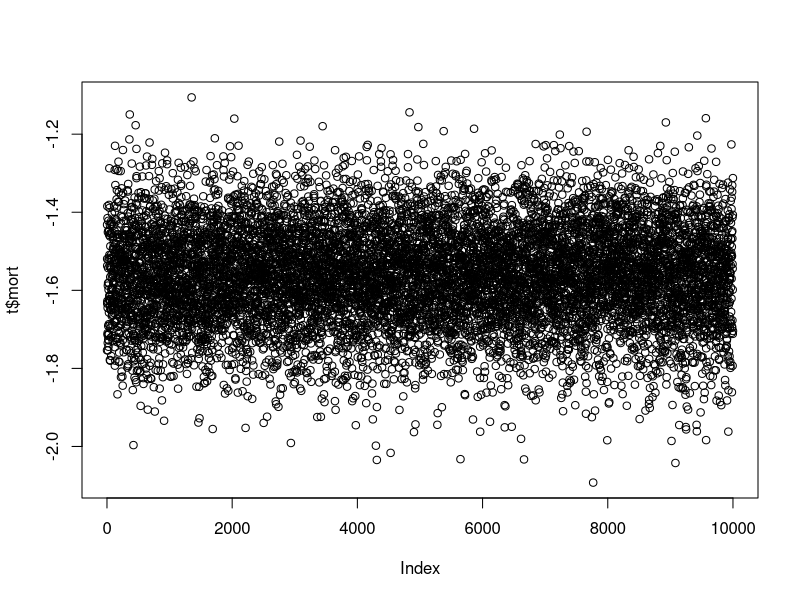
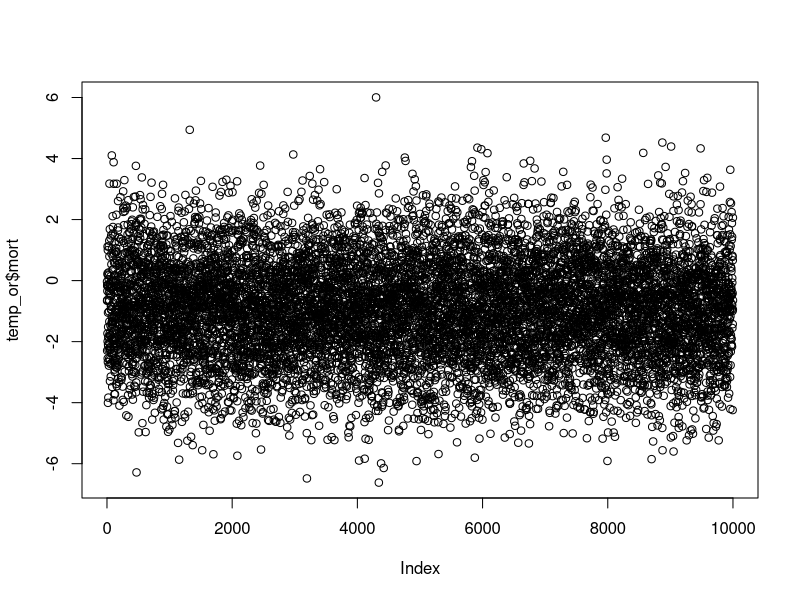

Write R code to recreate these figures, in order.
#User input
library(tidyverse)
library(readxl)
or_raw <- read_excel("./02_data/pda.xlsx", na = "NA", sheet = 1)
ranks <- read_excel("./02_data/pda.xlsx", sheet = 3)

#----------------------------------------------------------------------------- -
#----------------------------------------------------------------------------- -
# Missing Data
#----------------------------------------------------------------------------- -
#----------------------------------------------------------------------------- -
                                                             
# lor---------------------------------------------------------------------------                                                                  

# For missing outcomes (2 on BPD and 1 on repeat Rx) we assume the missing 
# value is equal to the median treatment
#    - Known drawbacks: Should be MI or multivariate but that's too much work
# For outcomes where published paper had OR of 0, we take log of 0.000001
# 
# Oliguria odds ratios are too crazy to bother including
pda_or = or_raw %>% group_by(outcome) %>% 
  
  #Impute missing
  mutate_at(vars(median:upper), 
            funs(ifelse(is.na(.), 
                        median(., na.rm = TRUE), .))) %>% 
  ungroup() %>% 
  
  #Convert ORs to log odds
  #Assume zeroes actually had estimates that were just small
  mutate_at(vars(median:upper),
            funs(ifelse(. == 0, log(0.000001), log(.)))) %>%
  mutate(se = (upper - lower) / 3.92)  %>%
  
  #Drop oligo
  filter(outcome != "oliguria")
  



#----------------------------------------------------------------------------- -
#----------------------------------------------------------------------------- -
# Baseline rates
#----------------------------------------------------------------------------- -
#----------------------------------------------------------------------------- -

p_samp <- function(event, n, iter = 10000){
  a <- event
  b <- n - event
  rbeta(iter, a, b)
}
# Placebo (for all but oliguria)
base <- NULL
base[["closure"]] <- p_samp(227, 597)
base[["rpt"]] <- p_samp(69, 121) 
base[["lig"]] <- p_samp(60, 321)
base[["mort"]] <- p_samp(79, 454)
base[["nec"]] <- p_samp(24, 367)
base[["bpd"]] <- p_samp(147, 333)
base[["ivh"]] <- p_samp(70, 211)


#----------------------------------------------------------------------------- -
#----------------------------------------------------------------------------- -
# Log odds
#----------------------------------------------------------------------------- -
#----------------------------------------------------------------------------- -
lor_samp <- function(iter = 10000,data = pda_or, out_name){
df <- tibble(closure = rep(NA, iter),
             rpt = NA,
             lig = NA,
             mort = NA,
             nec = NA,
             bpd = NA,
             ivh = NA)
temp <- data %>% select(basic_param, outcome, median, se) %>%
  filter(basic_param == out_name)

for(i in seq_along(df)){
  point <- temp[i,3][[1]]
  se <- temp[i,4][[1]]
  var <- se^2
  
  # Parameterize to make sure you get correct mean OR as per Briggs Decision
  # Modeling PSA chapter p.107
  df[[i]] <- rnorm(iter, point - var/2, se)
  
  
}
df
}

trts <- unique(pda_or$basic_param)
ors <- NULL

for(i in seq_along(trts)){
  ors[[trts[[i]]]] <- lor_samp(out_name = trts[[i]])
}

#Confirm everything worked, take the exp of every row and then the mean, compare
#against data sheet
map(ors, exp) %>% map(., colMeans)


#----------------------------------------------------------------------------- -
#----------------------------------------------------------------------------- -
# Baseline to absolute rate conversion
#----------------------------------------------------------------------------- -
#----------------------------------------------------------------------------- -

#Bind simulated base rates together
#
p_base <- do.call(cbind, base)
#Convert to log odds

log_p_base <- log(p_base/(1-p_base))

#For each outcome, convert each row to a sampled probability
abs <- ors
trts <- unique(pda_or[[1]])


#Calculate absolute rates

temp_or <- abs[["IBUPOHIGHDOSE"]]

t <- as.tibble(log(p_base/(1-p_base)))

tempest <- t$mort + temp_or$mort
plot(t$mort)
plot(temp_or$mort)
z <- t$mort + temp_or$mort

quantile(exp(temp_or$mort), probs = c(0.025, 0.5, 0.975))
tibble(mort = temp_or$mort,
           base = t$mort,
           tot = mort + base)
mean(1/(1+exp(-z)))
#Inverse logit
inv_logit <- function(x, y = log_p_base){
  z <- x + y
  1/(1+exp(-z))
}


#For each outcome in each treatment, combine each estimated OR with each
#baseline rate and then run them through inverse logit to get absolute rate
#for that treatment/outcome combo

quantile(exp(temp_or$mort), probs = c(0.025, 0.5, 0.975))
abs_trt <- map(abs, inv_logit)

# Make sure overall averages make sense

map(abs_trt, ~summarise_all(. , mean))
colMeans(p_base)


z <- log_p_base + temp_or
temp <- 1/(1+exp(-z))
colMeans(temp)
#----------------------------------------------------------------------------- -
#----------------------------------------------------------------------------- -
# Express as beta(a, b) for use in JSMAA
#----------------------------------------------------------------------------- -
#----------------------------------------------------------------------------- -   



#----------------------------------------------------------------------------- -
#----------------------------------------------------------------------------- -
# SMAA in R
#----------------------------------------------------------------------------- -
#----------------------------------------------------------------------------- -                                                        